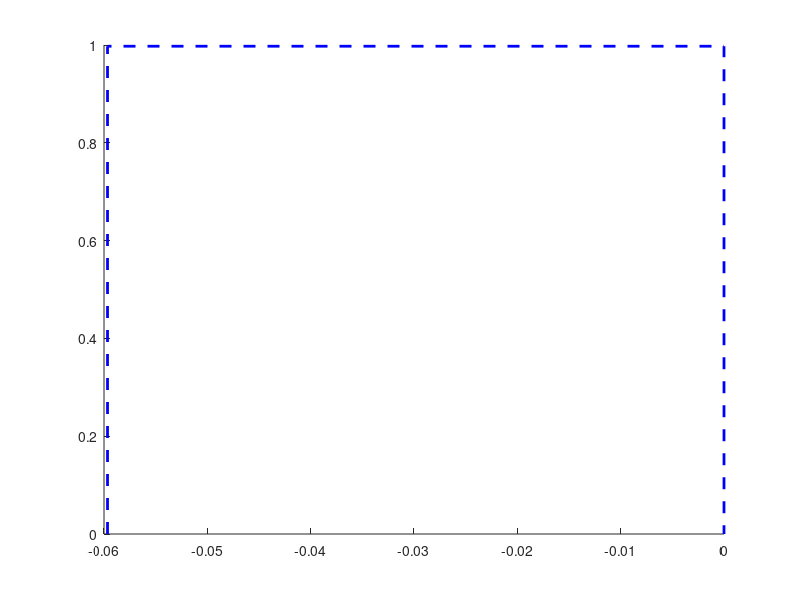

The MATLAB source for this figure: (Note: this script raises an error after producing the figure.)
% combined_corr_curves.m
% In this script, six values are closely approximated via golden section search
% - α value for which correlation coefficient ρ is strongest between E_π and T_{a}^1
% - α value for which correlation coefficient ρ is strongest between E_π and T_{a}^2
% E_π = Pi Electronic Energy
% T_{a}^1 = First General Temperature Indices
% T_{a}^2 = Second General Temperature Indices
% Additionally, curves ρ against α near these values are plotted in 2 figs

close all; % Close any figures already opened
clear;     % and clear all variables
format long; % More significant figures printed in the console
pkg load statistics;

% Config: Adjust lines' width, font size, whether or not to save to file
lineWidth = 2; % the line thickness in the graph
fontSize = 16; % the font size in the graph
saveToFile = true; % Set to true to auto-save plots

% Utility: Below is a function to round-off to 4 decimal places | returns string
as_4_dp_str = @(x) sprintf('%.04f', round(x*(10^4))/(10^4));

% Cell containing Entropy and Heat Capacity of 30 lower benzenoids
expData = {reshape([% Pi Electroni Energy
   8.0000  13.6832 19.3137 19.4483 24.9308 25.1875 25.1012 25.1922 25.2745 22.5055
   30.5440 30.7255 30.8805 30.8795 30.7627 30.9990 30.9362 30.9386 30.9432 30.8390
   30.9418 30.8336 28.2453 28.3361 28.2220 36.6814 31.4251 36.1557 34.5718 46.4974
   ]', 30, 1),
   "E_{π}" % Their labels
 };

% 30 by 3 array, number of edges in each dudv partition: (2,2), (2,3) then (3,3)
 d_f = [
   6 6 6 7 6  8 7  8 9 6 6  7  8  8  7  10 9  8  9  8  9  8  8 8 7  6  7  6  6  4
   0 4 8 6 12 8 10 8 6 8 16 14 12 12 14 8  10 12 10 12 10 10 8 8 10 12 10 20 12 16
   0 1 2 3 3  5 4  5 6 5 4  5  6  6  5  8  7  6  7  6  7  6  8 8 7  12 10 5  12 19
 ]'; % Used for computing indices based on edge endpoint degree partitions

% Define nu_exp here before using it in getIndexFns Lower 30 Bhs (nu_exp: number of vertices)
nu_exp = [
    6 10 14 14 18 18 18 18 18 18 22 22 22 22 22 22 22 22 22 22 22 22 20 20 20 24 22 26 24 32
]';

% Cell containing the three index-computing functions
% Usage: getIndexFns{n}(alpha, nu_exp) | n=1:T_{a}^1 , n=2:T_{a}^2, a = alpha
getIndexFns = {
    @(alpha) sum(d_f .* [(4 ./ (nu_exp - 2)), ((5 .* nu_exp - 12) ./ ((nu_exp - 2) .* (nu_exp - 3))), (6 ./ (nu_exp - 3))].^alpha, 2); % First General Temperature Indices (T_{a}^1)
    @(alpha) sum(d_f .* [(4 ./ ((nu_exp - 2).^2)), (6 ./ ((nu_exp - 2) .* (nu_exp - 3))), (9 ./ ((nu_exp - 3).^2))].^alpha, 2); % Second General Temperature Indices (T_{a}^2)
}';

% Cell containing their respective labels
indexName = {"T^1", "T^2"};

% Variables for indexing arrays and iterating for-loops
numData = size(expData, 2);       % one (E_{π})
numIndices = size(getIndexFns,2); % two (T_{a}^1  & T_{a}^2)
numCurves = numData*numIndices;   % two (2 curves)

% All x in visible ranges (both plots - near and far)
xnear = linspace(-0.23, 0.2, 900);
xfar = linspace(-20,20,800); % for E_{π}

% Do the same procedure for each experimental data i.e., bp
for ii = 1:numData
  % This figure is for the zoomed-in plot
  figure(numData+ii); hold on;

  % WARNING: these xmeet1-ymeet2 values are hardcoded, computed separately
  %          ... These are coordinates where ρ-α of E_{π}-T_{a}^1
  %          ... intersects ρ-α of E_{π}-T_{a}^2
  xmeet1 = -0.05966;  % for E_{π}
  ymeet1 = 0.99715;   % for E_{π}
  xmeet2 = -0.0005;  % for E_{π}
  ymeet2 = 0.99691;   % for E_{π}

  ybox = [
  0.99750; % for figure 2 (blue dotted line)
  ](ii);
  % Plot the blue dashed box (before drawing the curves so it appear beneath)
  plot([xmeet1 xmeet1 0 0], [0 ybox ybox 0], '--b', 'LineWidth', lineWidth);


  yend = 0; % <-- to be assigned some value later for adjusting visible range

  % Draw correlation curves for each index-property pair
  for n = 1:numIndices
    % Function to get corrcoef ρ between E_π with specified α
    %                                and T_{a}^1 /T_{a}^2 (depending on n)
    get_indices_vals = @(alpha) getIndexFns{n}(alpha)(!isnan(expData{1,ii}));
    ccFn = @(alpha) corrcoef(
      get_indices_vals(alpha), % Either T_{a}^1  or T_{a}^2
      expData{1,ii}(!isnan(expData{1,ii})) % E_{π}
    )(1,2);

    % generate corresponding y values
    ynear = arrayfun(ccFn, xnear);
    yfar = arrayfun(ccFn, xfar);

    % Compute peak values via. golden section search, and display in console
    disp(sprintf("%s against general_%s", expData{2,ii}, indexName{n}));
    peakAlpha = mean(GoldenSectionSearch_Maximum(ccFn, xnear(1), xnear(end), 1e-15));
    peakCorrCoeff = ccFn(peakAlpha);

    % Display peak alpha and peak correlation coefficient in the command window
    disp(['Peak Alpha: ', num2str(peakAlpha)]);
    disp(['Peak Correlation Coefficient: ', num2str(peakCorrCoeff)]);


    % Generate curve label [E_{π}] [T_{a}^1/T_{a}^2]
    curveLabels{n} = sprintf("%s and %s_a", expData{2,ii}, indexName{n});

    figure(ii); % One zoomed-out plot for each expData
    hold on;
    % The curve is stored in a variable to be referenced in the legend spec
    curvesFar(n) = plot(xfar, yfar, '-', 'LineWidth', lineWidth);
    drawnow;

    figure(numData+ii); % Each expData's set of curves has a zoomed-in plot
    hold on;
    % The curve is stored in a variable to be referenced in the legend spec
    curves(n) = plot(xnear, ynear, '-', 'LineWidth', lineWidth);

    % Show the peak in the plot: draw indicator lines & display coordinates
    plot([peakAlpha peakAlpha xnear(1)], [0 peakCorrCoeff peakCorrCoeff],
         '--k', 'LineWidth', lineWidth/2); % Black dashed indicator lines
    text(peakAlpha, peakCorrCoeff,
        {'', sprintf("(−%s, %s)", as_4_dp_str(abs(peakAlpha)), as_4_dp_str(peakCorrCoeff))},
        'VerticalAlignment', 'bottom');
        % Negative sign entered manually here to bypass the default
        % ... usage of "hypen-minus" instead of "minus" (− vs -)

     yend = max(yend, ynear(end)); % y value to be used as visible y lower bound
  end

  % Mark and write on the plot the limits of alpha where T_alpha_1  is better than T_α^2
  plot([xmeet1 xmeet2], [ymeet1 ymeet2], '*b',
       'MarkerSize', 16, 'LineWidth', lineWidth/1.5); % Mark with blue asterisks
  text(xmeet1, ymeet1, {'', sprintf(" (−%s, %s)", as_4_dp_str(abs(xmeet1)), as_4_dp_str(ymeet1))},
       'VerticalAlignment', 'top', 'Color', [0, 0, 0.8]); % Write blue text
  text(xmeet2, ymeet2, {'', sprintf("(0, %s) ", as_4_dp_str(ymeet2))},
       'VerticalAlignment', 'top', 'HorizontalAlignment', 'right', 'Color', [0, 0, 0.8]);

  % Label this expData's zoomed-in plot
  xlabel('α');
  ylabel('ρ');
  leg = legend(curves, curveLabels); % curves contains all drawn "xnear" curves
  set(leg, 'location', "northeast"); % the location of the legend box

  ybox_space = 0.000005; % spacing between upper y-value with the blue dotted lines (figure 3)
  axis([xnear(1) xnear(end) yend ybox+ybox_space]); % Enforce figure's visible range
  drawnow;

  % Label the zoomed-out plot
  figure(ii);
  xlabel('α');
  ylabel('ρ');
  leg = legend(curvesFar, curveLabels); % curvesFar contains all drawn "xfar" curves
  set(leg, 'location', "southeast");

  hold off;
end

for ii = 1:2
  % Replace hyphens with minuses on negative axes
  figure(ii);
  xticklabels(strrep(xticklabels,'-','−'));
  yticklabels(strrep(yticklabels,'-','−'));

  % Set all fontsizes to size specified early in the script
  set(findall(figure(ii),'-property','FontSize'),'FontSize', fontSize)
end

if saveToFile
  saveas(figure(1), "01_comb_ccurves_E_{π}_indices_FAR.png");
  saveas(figure(2), "01_comb_ccurves_E_{π}_indices_NEAR.png");
end
